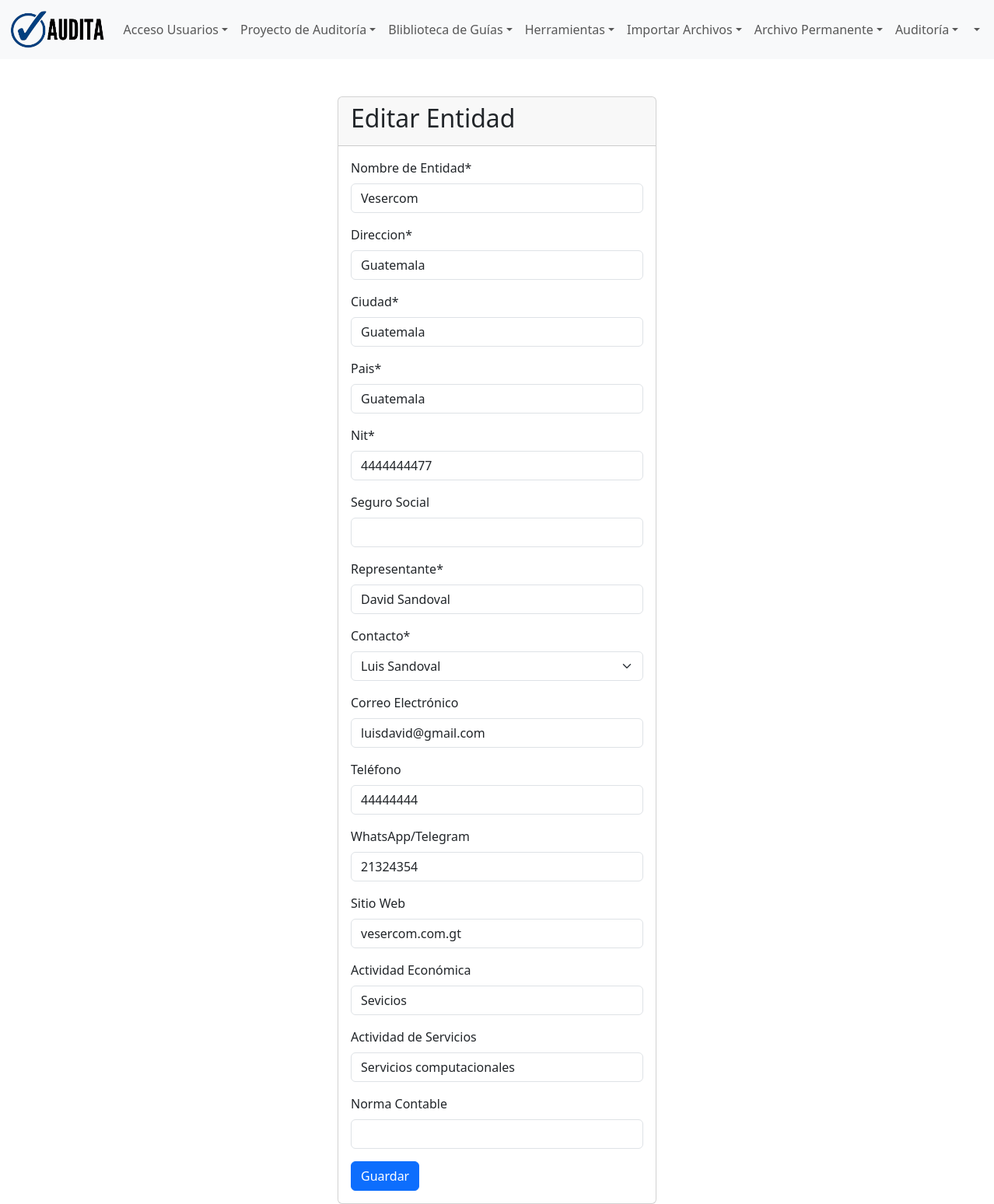
/proyecto/entidad/1/edit/, run on an earlier commit of the app's database.
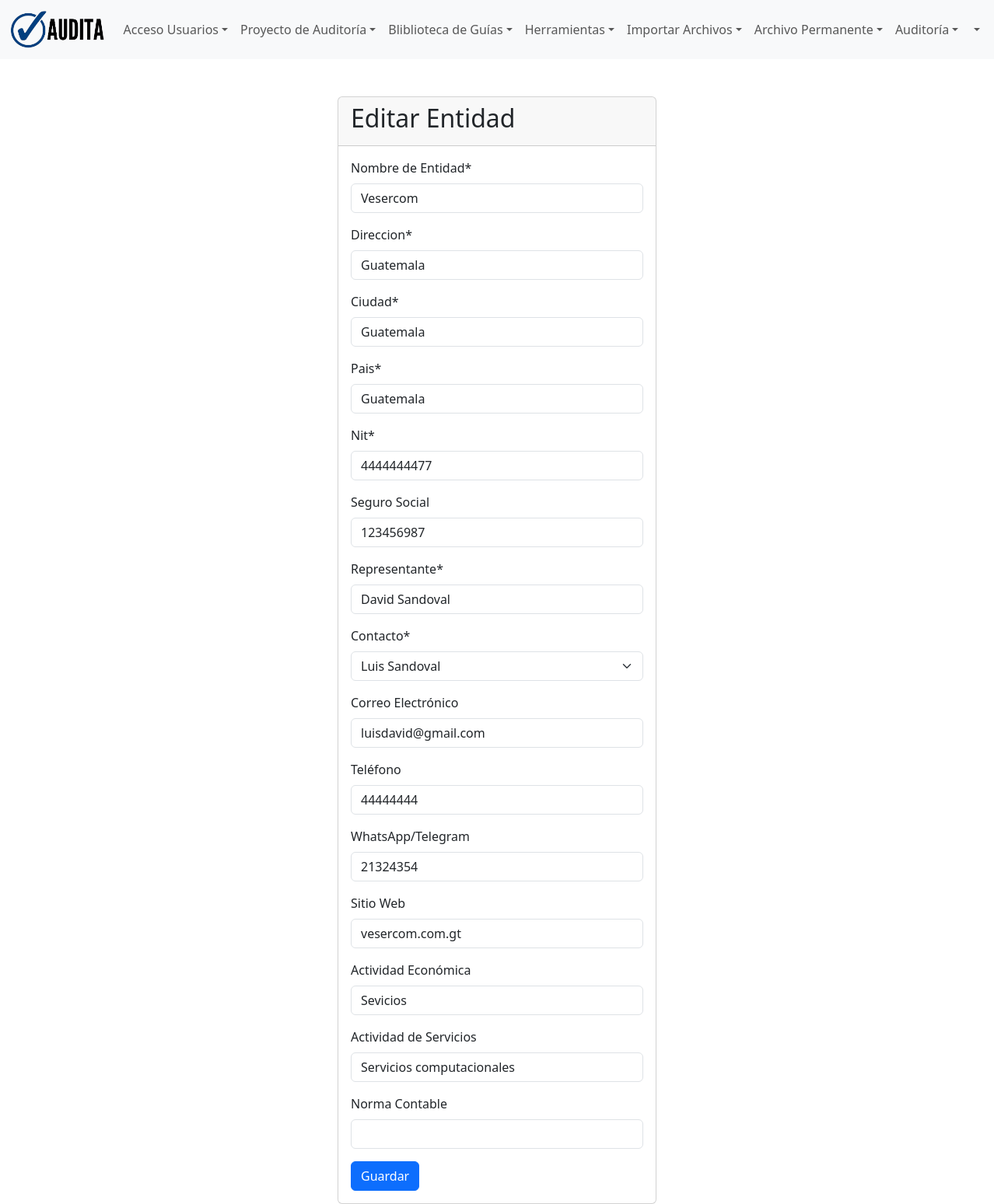
And on a later commit of the database.
### proyecto/models.py (models this page shows, shortened)
class Entidad(models.Model):
    nombre = models.CharField(max_length=100, null=False, blank=False, verbose_name='Nombre de Entidad')
    direccion = models.CharField(max_length=150, null=False, blank=False, verbose_name='Direccion')
    ciudad = models.CharField(max_length=100, null=False, blank=False, verbose_name='Ciudad')
    pais = models.CharField(max_length=100, null=False, blank=False, verbose_name='Pais')
    nit = models.CharField(max_length=10, null=False, blank=False, verbose_name='Nit')
    seguroSocial = models.CharField(max_length=15, null=True, blank=True, verbose_name='Seguro Social')
    representante = models.CharField(max_length=100, null=False, blank=False, verbose_name='Representante')
    contacto = models.ForeignKey(Contacto,on_delete=models.CASCADE, null=False,blank=False)
    email = models.EmailField(max_length=250, null=True, blank=True, verbose_name='Correo Electrónico')
    telefono = models.CharField(max_length=15, null=True, blank=True, verbose_name='Teléfono')
    whatsapp = models.CharField(max_length=15, null=True, blank=True, verbose_name='WhatsApp/Telegram')
    sitio = models.CharField(max_length=50, null=True, blank=True, verbose_name='Sitio Web')
    actividadE = models.CharField(max_length=100, null=True, blank=True, verbose_name='Actividad Económica')
    actividadS = models.CharField(max_length=100, null=True, blank=True, verbose_name='Actividad de Servicios')
    norma = models.CharField(max_length=100, null=True, blank=True, verbose_name='Norma Contable')
    class Meta:
        db_table = 'entity'
        verbose_name = 'Entidad'
        verbose_name_plural = 'Entidades'
        ordering = ['id']

class Contacto(models.Model):
    nombre = models.CharField(max_length=100, verbose_name='Nombre Contacto')
    movil = models.CharField(max_length=15, verbose_name='Movil Contacto')
    telefono = models.CharField(max_length=15, null=True, blank=True, verbose_name='Teléfono Contacto')
    email = models.EmailField(verbose_name='Email Contacto')
    cargo = models.CharField(max_length=100, null=True, blank=True, verbose_name='Cargo Contacto')
    empresa = models.CharField(max_length=100, null=True, blank=True, verbose_name='Empresa en que labora')
    def __str__(self):
        return self.nombre
    class Meta:
        db_table = 'contact'
        verbose_name = 'Contacto'
        verbose_name_plural = 'Contactos'
        ordering = ['id']

### proyecto/views.py (the view)
# urls.py: path('entidad/<int:pk>/edit/', views.entidad_edit, name='entidad_edit'),
def entidad_edit(request, pk):
    entidad = get_object_or_404(Entidad, pk=pk)
    if request.method == "POST":
        form = EntidadFrom(request.POST, instance=entidad)
        if form.is_valid():
            entidad = form.save()
            return redirect('entidad_list')
    else:
        form = EntidadFrom(instance=entidad)
    return render(request, 'proyecto/entidad_edit.html', {'form': form})

### proyecto/forms.py
class EntidadFrom(forms.ModelForm):
    class Meta:
        model = Entidad
        fields = '__all__'

### templates/proyecto/entidad_edit.html (shortened to what this page needs)
{% extends 'layout/base.html' %}
{% load crispy_forms_tags %}
{% load static %}
{% block 'content' %}
<div class="row pt-5">
  <div class="col-md-4 offset-md-4">
    <div class="card">
      <div class="card-header">
        <h2>{% if form.instance.pk %}Editar{% else %}Crear{% endif %} Entidad</h2>
      </div>
      <div class="card-body">
        <form method="post">
          {{ form|crispy }}
          <button type="submit" class="btn btn-primary">Guardar</button>
        </form>
      </div>
    </div>
  </div>
</div>
{% endblock 'content' %}

What changed in the data, as far as the page shows it:
changed Entidad "Guatemala": seguroSocial (not shown) → "123456987"
